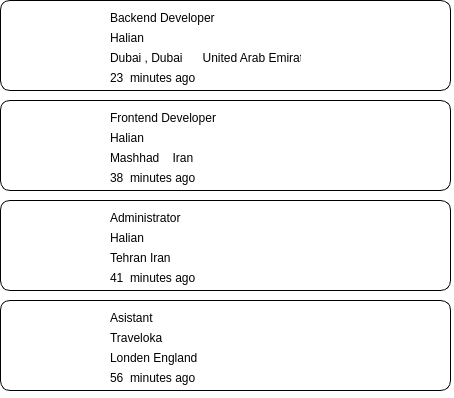
<?xml version="1.0" encoding="UTF-8"?>
<ui version="4.0">
 <class>My_Jo</class>
 <widget class="QWidget" name="My_Jo">
  <property name="geometry">
   <rect>
    <x>0</x>
    <y>0</y>
    <width>454</width>
    <height>398</height>
   </rect>
  </property>
  <property name="windowTitle">
   <string>Form</string>
  </property>
  <property name="styleSheet">
   <string notr="true">background-color: rgb(255, 255, 255);
color: rgb(0, 0, 0);</string>
  </property>
  <widget class="QFrame" name="frame_2">
   <property name="geometry">
    <rect>
     <x>0</x>
     <y>0</y>
     <width>451</width>
     <height>91</height>
    </rect>
   </property>
   <property name="styleSheet">
    <string notr="true">*{
	color: rgb(0, 0, 0);
border : 1px solid black;
border-radius:10px
}</string>
   </property>
   <property name="frameShape">
    <enum>QFrame::StyledPanel</enum>
   </property>
   <property name="frameShadow">
    <enum>QFrame::Raised</enum>
   </property>
   <widget class="QPushButton" name="pushButton">
    <property name="geometry">
     <rect>
      <x>370</x>
      <y>10</y>
      <width>71</width>
      <height>71</height>
     </rect>
    </property>
    <property name="styleSheet">
     <string notr="true">*{
	image: url(:/new/prefix1/photo/1236.png);
border : 1px solid white;
}</string>
    </property>
    <property name="text">
     <string/>
    </property>
    <property name="icon">
     <iconset>
      <normaloff>../../Qt/Multiplypng.parspng.com-2.png</normaloff>../../Qt/Multiplypng.parspng.com-2.png</iconset>
    </property>
   </widget>
   <widget class="QLabel" name="label_4">
    <property name="geometry">
     <rect>
      <x>10</x>
      <y>10</y>
      <width>91</width>
      <height>71</height>
     </rect>
    </property>
    <property name="styleSheet">
     <string notr="true">*{
	border-image: url(:/new/prefix1/photo/istockphoto-1508453163-612x612.jpg);
border : 1px solid white;
}</string>
    </property>
    <property name="text">
     <string/>
    </property>
   </widget>
   <widget class="QLabel" name="label_5">
    <property name="geometry">
     <rect>
      <x>110</x>
      <y>10</y>
      <width>191</width>
      <height>16</height>
     </rect>
    </property>
    <property name="styleSheet">
     <string notr="true">border :  rgb(255, 255, 255);</string>
    </property>
    <property name="text">
     <string>Backend Developer</string>
    </property>
   </widget>
   <widget class="QLabel" name="label_6">
    <property name="geometry">
     <rect>
      <x>110</x>
      <y>30</y>
      <width>61</width>
      <height>16</height>
     </rect>
    </property>
    <property name="styleSheet">
     <string notr="true">border :  rgb(255, 255, 255);</string>
    </property>
    <property name="text">
     <string>Halian</string>
    </property>
   </widget>
   <widget class="QLabel" name="label_7">
    <property name="geometry">
     <rect>
      <x>110</x>
      <y>50</y>
      <width>191</width>
      <height>16</height>
     </rect>
    </property>
    <property name="styleSheet">
     <string notr="true">border :  rgb(255, 255, 255);</string>
    </property>
    <property name="text">
     <string>Dubai , Dubai      United Arab Emirates</string>
    </property>
   </widget>
   <widget class="QLabel" name="label_8">
    <property name="geometry">
     <rect>
      <x>110</x>
      <y>70</y>
      <width>111</width>
      <height>16</height>
     </rect>
    </property>
    <property name="styleSheet">
     <string notr="true">border :  rgb(255, 255, 255);</string>
    </property>
    <property name="text">
     <string>23  minutes ago</string>
    </property>
   </widget>
  </widget>
  <widget class="QFrame" name="frame_3">
   <property name="geometry">
    <rect>
     <x>0</x>
     <y>100</y>
     <width>451</width>
     <height>91</height>
    </rect>
   </property>
   <property name="styleSheet">
    <string notr="true">*{
	color: rgb(0, 0, 0);
border : 1px solid black;
border-radius:10px
}</string>
   </property>
   <property name="frameShape">
    <enum>QFrame::StyledPanel</enum>
   </property>
   <property name="frameShadow">
    <enum>QFrame::Raised</enum>
   </property>
   <widget class="QPushButton" name="pushButton_7">
    <property name="geometry">
     <rect>
      <x>370</x>
      <y>10</y>
      <width>71</width>
      <height>71</height>
     </rect>
    </property>
    <property name="styleSheet">
     <string notr="true">border : 1px solid  rgb(255, 255, 255);
image: url(:/new/prefix1/photo/1236.png);</string>
    </property>
    <property name="text">
     <string/>
    </property>
    <property name="icon">
     <iconset>
      <normaloff>../../Qt/Multiplypng.parspng.com-2.png</normaloff>../../Qt/Multiplypng.parspng.com-2.png</iconset>
    </property>
   </widget>
   <widget class="QLabel" name="label_34">
    <property name="geometry">
     <rect>
      <x>10</x>
      <y>10</y>
      <width>91</width>
      <height>71</height>
     </rect>
    </property>
    <property name="styleSheet">
     <string notr="true">border : 1px solid  rgb(255, 255, 255);
image: url(:/new/prefix1/photo/istockphoto-1597475039-612x612.jpg);</string>
    </property>
    <property name="text">
     <string/>
    </property>
   </widget>
   <widget class="QLabel" name="label_35">
    <property name="geometry">
     <rect>
      <x>110</x>
      <y>10</y>
      <width>191</width>
      <height>16</height>
     </rect>
    </property>
    <property name="styleSheet">
     <string notr="true">border :  rgb(255, 255, 255);</string>
    </property>
    <property name="text">
     <string>Frontend Developer</string>
    </property>
   </widget>
   <widget class="QLabel" name="label_36">
    <property name="geometry">
     <rect>
      <x>110</x>
      <y>30</y>
      <width>61</width>
      <height>16</height>
     </rect>
    </property>
    <property name="styleSheet">
     <string notr="true">border :  rgb(255, 255, 255);</string>
    </property>
    <property name="text">
     <string>Halian</string>
    </property>
   </widget>
   <widget class="QLabel" name="label_37">
    <property name="geometry">
     <rect>
      <x>110</x>
      <y>50</y>
      <width>191</width>
      <height>16</height>
     </rect>
    </property>
    <property name="styleSheet">
     <string notr="true">border :  rgb(255, 255, 255);</string>
    </property>
    <property name="text">
     <string>Mashhad    Iran</string>
    </property>
   </widget>
   <widget class="QLabel" name="label_38">
    <property name="geometry">
     <rect>
      <x>110</x>
      <y>70</y>
      <width>111</width>
      <height>16</height>
     </rect>
    </property>
    <property name="styleSheet">
     <string notr="true">border :  rgb(255, 255, 255);</string>
    </property>
    <property name="text">
     <string>38  minutes ago</string>
    </property>
   </widget>
  </widget>
  <widget class="QFrame" name="frame_4">
   <property name="geometry">
    <rect>
     <x>0</x>
     <y>200</y>
     <width>451</width>
     <height>91</height>
    </rect>
   </property>
   <property name="styleSheet">
    <string notr="true">*{
	color: rgb(0, 0, 0);
border : 1px solid black;
border-radius:10px
}</string>
   </property>
   <property name="frameShape">
    <enum>QFrame::StyledPanel</enum>
   </property>
   <property name="frameShadow">
    <enum>QFrame::Raised</enum>
   </property>
   <widget class="QPushButton" name="pushButton_8">
    <property name="geometry">
     <rect>
      <x>370</x>
      <y>10</y>
      <width>71</width>
      <height>71</height>
     </rect>
    </property>
    <property name="styleSheet">
     <string notr="true">border : 1px solid  rgb(255, 255, 255);
image: url(:/new/prefix1/photo/1236.png);</string>
    </property>
    <property name="text">
     <string/>
    </property>
    <property name="icon">
     <iconset>
      <normaloff>../../Qt/Multiplypng.parspng.com-2.png</normaloff>../../Qt/Multiplypng.parspng.com-2.png</iconset>
    </property>
   </widget>
   <widget class="QLabel" name="label_39">
    <property name="geometry">
     <rect>
      <x>10</x>
      <y>10</y>
      <width>91</width>
      <height>71</height>
     </rect>
    </property>
    <property name="styleSheet">
     <string notr="true">border : 1px solid  rgb(255, 255, 255);
border-image: url(:/new/prefix1/photo/istockphoto-1696781145-612x612.jpg);</string>
    </property>
    <property name="text">
     <string/>
    </property>
   </widget>
   <widget class="QLabel" name="label_40">
    <property name="geometry">
     <rect>
      <x>110</x>
      <y>10</y>
      <width>191</width>
      <height>16</height>
     </rect>
    </property>
    <property name="styleSheet">
     <string notr="true">border :  rgb(255, 255, 255);</string>
    </property>
    <property name="text">
     <string>Administrator</string>
    </property>
   </widget>
   <widget class="QLabel" name="label_41">
    <property name="geometry">
     <rect>
      <x>110</x>
      <y>30</y>
      <width>61</width>
      <height>16</height>
     </rect>
    </property>
    <property name="styleSheet">
     <string notr="true">border :  rgb(255, 255, 255);</string>
    </property>
    <property name="text">
     <string>Halian</string>
    </property>
   </widget>
   <widget class="QLabel" name="label_42">
    <property name="geometry">
     <rect>
      <x>110</x>
      <y>50</y>
      <width>191</width>
      <height>16</height>
     </rect>
    </property>
    <property name="styleSheet">
     <string notr="true">border :  rgb(255, 255, 255);</string>
    </property>
    <property name="text">
     <string>Tehran Iran</string>
    </property>
   </widget>
   <widget class="QLabel" name="label_43">
    <property name="geometry">
     <rect>
      <x>110</x>
      <y>70</y>
      <width>111</width>
      <height>16</height>
     </rect>
    </property>
    <property name="styleSheet">
     <string notr="true">border :  rgb(255, 255, 255);</string>
    </property>
    <property name="text">
     <string>41  minutes ago</string>
    </property>
   </widget>
  </widget>
  <widget class="QFrame" name="frame_5">
   <property name="geometry">
    <rect>
     <x>0</x>
     <y>300</y>
     <width>451</width>
     <height>91</height>
    </rect>
   </property>
   <property name="styleSheet">
    <string notr="true">*{
	color: rgb(0, 0, 0);
border : 1px solid black;
border-radius:10px
}</string>
   </property>
   <property name="frameShape">
    <enum>QFrame::StyledPanel</enum>
   </property>
   <property name="frameShadow">
    <enum>QFrame::Raised</enum>
   </property>
   <widget class="QPushButton" name="pushButton_9">
    <property name="geometry">
     <rect>
      <x>370</x>
      <y>10</y>
      <width>71</width>
      <height>71</height>
     </rect>
    </property>
    <property name="styleSheet">
     <string notr="true">border : 1px solid  rgb(255, 255, 255);
image: url(:/new/prefix1/photo/1236.png);</string>
    </property>
    <property name="text">
     <string/>
    </property>
    <property name="icon">
     <iconset>
      <normaloff>../../Qt/Multiplypng.parspng.com-2.png</normaloff>../../Qt/Multiplypng.parspng.com-2.png</iconset>
    </property>
   </widget>
   <widget class="QLabel" name="label_44">
    <property name="geometry">
     <rect>
      <x>10</x>
      <y>10</y>
      <width>91</width>
      <height>71</height>
     </rect>
    </property>
    <property name="styleSheet">
     <string notr="true">border : 1px solid  rgb(255, 255, 255);
border-image: url(:/new/prefix1/photo/istockphoto-1795167728-170667a.webp);</string>
    </property>
    <property name="text">
     <string/>
    </property>
   </widget>
   <widget class="QLabel" name="label_45">
    <property name="geometry">
     <rect>
      <x>110</x>
      <y>10</y>
      <width>191</width>
      <height>16</height>
     </rect>
    </property>
    <property name="styleSheet">
     <string notr="true">border :  rgb(255, 255, 255);</string>
    </property>
    <property name="text">
     <string>Asistant</string>
    </property>
   </widget>
   <widget class="QLabel" name="label_46">
    <property name="geometry">
     <rect>
      <x>110</x>
      <y>30</y>
      <width>61</width>
      <height>16</height>
     </rect>
    </property>
    <property name="styleSheet">
     <string notr="true">border :  rgb(255, 255, 255);</string>
    </property>
    <property name="text">
     <string>Traveloka</string>
    </property>
   </widget>
   <widget class="QLabel" name="label_47">
    <property name="geometry">
     <rect>
      <x>110</x>
      <y>50</y>
      <width>191</width>
      <height>16</height>
     </rect>
    </property>
    <property name="styleSheet">
     <string notr="true">border :  rgb(255, 255, 255);</string>
    </property>
    <property name="text">
     <string>Londen England</string>
    </property>
   </widget>
   <widget class="QLabel" name="label_48">
    <property name="geometry">
     <rect>
      <x>110</x>
      <y>70</y>
      <width>111</width>
      <height>16</height>
     </rect>
    </property>
    <property name="styleSheet">
     <string notr="true">border :  rgb(255, 255, 255);</string>
    </property>
    <property name="text">
     <string>56  minutes ago</string>
    </property>
   </widget>
  </widget>
 </widget>
 <resources/>
 <connections/>
</ui>
